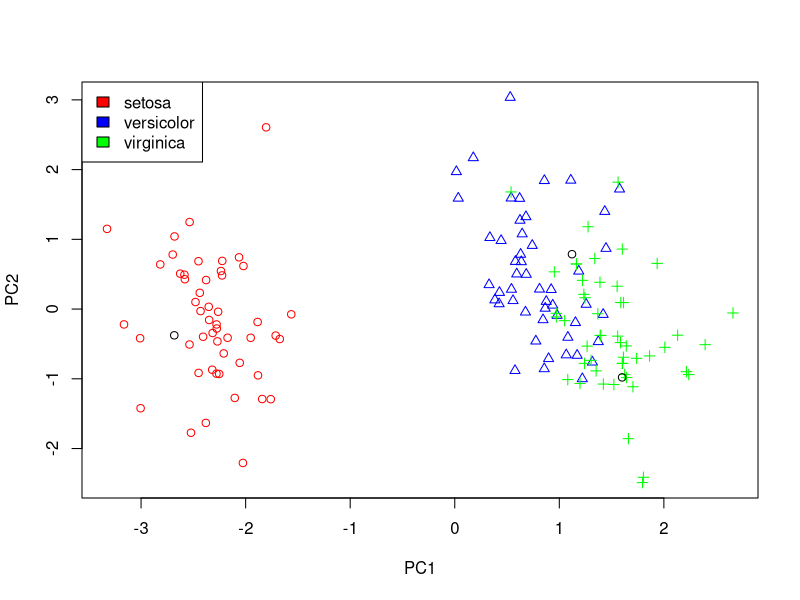

Recreate this plot in R.
#Lab2/Zad5
iris.numeric <- data.matrix(iris[,-5])
colnames(iris.numeric) <- NULL
iris.log <- log(iris.numeric)
iris.preproc <- scale(iris.log)
iris.pca <- prcomp(iris.preproc)
iris.pca.data <- predict(iris.pca)
iris.pca.data <- iris.pca.data[,-3]
#
Species <- data.matrix(iris[,5])
cols <- c('red', 'blue', 'green')
with(iris, plot(iris.pca.data, col=cols[Species], pch=as.numeric(Species)))
legend("topleft", c("setosa", "versicolor", "virginica"), fill=cols)
#
recognizeIris <- function(SeplLength,SepalWidth,PetalLength,PetalWidth) {
  SeplLength.log <- log(SeplLength)
  SepalWidth.log <- log(SepalWidth)
  PetalLength.log <- log(PetalLength)
  PetalWidth.log <- log(PetalWidth)
  
  SeplLength.mean = mean(log(iris[[1]]))
  SepalWidth.mean = mean(log(iris[[2]]))
  PetalLength.mean = mean(log(iris[[3]]))
  PetalWidth.mean = mean(log(iris[[4]]))
  
  SeplLength.sd = sd(log(iris[[1]]))
  SepalWidth.sd = sd(log(iris[[2]]))
  PetalLength.sd = sd(log(iris[[3]]))
  PetalWidth.sd = sd(log(iris[[4]]))
  
  SeplLength.param = (SeplLength.log-SeplLength.mean)/SeplLength.sd
  SepalWidth.param = (SepalWidth.log-SepalWidth.mean)/SepalWidth.sd
  PetalLength.param = (PetalLength.log-PetalLength.mean)/PetalLength.sd
  PetalWidth.param = (PetalWidth.log-PetalWidth.mean)/PetalWidth.sd
  
  wektor <- c(SeplLength.param, SepalWidth.param, PetalLength.param, PetalWidth.param)
  PC1 = iris.pca[2]$rotation[,1] %*% wektor
  PC2 = iris.pca[2]$rotation[,2] %*% wektor
  
  points(PC1, PC2)
}

recognizeIris(6.9, 3.2, 5.6, 2.2) # virginica
recognizeIris(6.0, 2.6, 4.4, 1.6) # versicolor lub virginica
recognizeIris(4.8, 3.6, 1.4, 0.2) # setosa